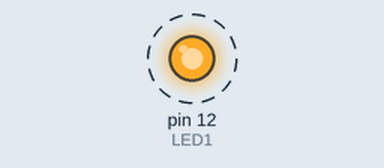
Simulated run of this sketch. Board: Arduino Uno, built with avr-gcc and run on an emulated ATmega328P. On the bench: output pins drawn as LEDs (lit = HIGH). Dashed ring = blinking.

Above: at 0.5 s.
Timing chart, 0 to 4.6 s (numbered marks = the images above):
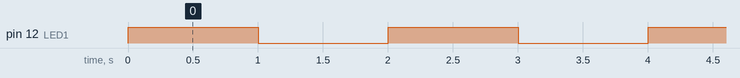

The sketch:

firstcode.ino
```cpp
int LED1 = 12;
void setup()
{
  pinMode(LED1, OUTPUT);
}

void loop()
{
  digitalWrite(LED1, HIGH);
  delay(1000); // Wait for 1000 millisecond(s)
  digitalWrite(LED1, LOW);
  delay(1000); // Wait for 1000 millisecond(s)
}
```

Measured:
- by itself, pin 12 (LED1): alternates HIGH for 1.0 s and LOW for 1.0 s
